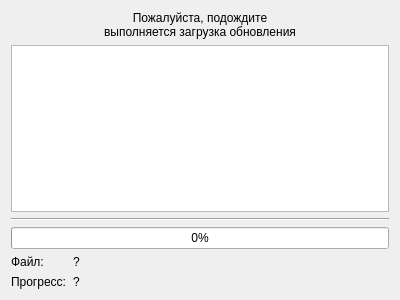
<?xml version="1.0" encoding="UTF-8"?>
<ui version="4.0">
 <class>wndUpdateWin</class>
 <widget class="QDialog" name="wndUpdateWin">
  <property name="geometry">
   <rect>
    <x>0</x>
    <y>0</y>
    <width>400</width>
    <height>300</height>
   </rect>
  </property>
  <property name="windowTitle">
   <string>Обновление программы</string>
  </property>
  <layout class="QVBoxLayout" name="verticalLayout">
   <item>
    <widget class="QLabel" name="label_3">
     <property name="text">
      <string>Пожалуйста, подождите
выполняется загрузка обновления</string>
     </property>
     <property name="alignment">
      <set>Qt::AlignCenter</set>
     </property>
    </widget>
   </item>
   <item>
    <widget class="QTextBrowser" name="textBrowser"/>
   </item>
   <item>
    <widget class="Line" name="line">
     <property name="orientation">
      <enum>Qt::Horizontal</enum>
     </property>
    </widget>
   </item>
   <item>
    <widget class="QProgressBar" name="progressBar">
     <property name="value">
      <number>0</number>
     </property>
    </widget>
   </item>
   <item>
    <layout class="QFormLayout" name="formLayout">
     <item row="0" column="0">
      <widget class="QLabel" name="label">
       <property name="text">
        <string>Файл:</string>
       </property>
      </widget>
     </item>
     <item row="1" column="0">
      <widget class="QLabel" name="label_2">
       <property name="text">
        <string>Прогресс:</string>
       </property>
      </widget>
     </item>
     <item row="0" column="1">
      <widget class="QLabel" name="lblFile">
       <property name="text">
        <string>?</string>
       </property>
      </widget>
     </item>
     <item row="1" column="1">
      <widget class="QLabel" name="lblProgress">
       <property name="text">
        <string>?</string>
       </property>
      </widget>
     </item>
    </layout>
   </item>
  </layout>
 </widget>
 <resources/>
 <connections/>
</ui>
